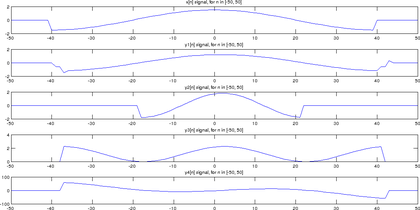
%> input picture report/images/ex21.png, 420 x 210 px, shrunk from 1093 x 546 before the run, given in place of lena.bmp, which was not available
$ octave ex3.m   (GNU Octave 9; MATLAB toolbox functions it lacks are replaced by stand-ins)
%> lines starting %> are read from the running program, lines starting %| are printed output that depends on the picture; pictures that were not available may be replaced by others from this repository, and a replacement may not be noted
### tp3/src/ex35_38.m
function ex35_38(map, width, height, x_axis, y_axis, X, DC_x_ind, DC_y_ind, choice, Flimit)
	%% Initial vars setup
	highpass_scale_factor = 10; % allows better contrast on Highpass Filters

	mask = zeros(size(X));

	filter_str_a = {'Lowpass' 'Highpass'};

	filter_str = char(filter_str_a(choice));

	%% Ex. 3.5.
	% Computing the mask matrix
	% (x - F0_x)^2 + (y - F0_y)^2 <= Fc^2

	Flimit_sq = Flimit * Flimit; % squaring the limit avoids the use of sqrt

	for i = 1:height
		y_offset_sq = DC_y_ind - i;

		% squaring d_y outside of the loop
		y_offset_sq = y_offset_sq * y_offset_sq;
		for j = 1:width
			x_offset = DC_x_ind - j;
			mask(i,j) = (x_offset * x_offset + y_offset_sq) <= Flimit_sq;
		end
	end

	% A Highpass Filter's mask is the xor'd version of the corresponding
	% Lowpass Filter's mask
	if choice == 2
		mask = 1 - mask;
	end

	titl_ = sprintf('Ex. 3.5: %s Filter with f_c = %d', filter_str, Flimit);
	figure('Name', titl_);
	mesh(x_axis, y_axis, mask);
	xlabel('Width');
	ylabel('Height');
	axis([x_axis(1) x_axis(end) y_axis(1) y_axis(end)]);
	view([-37.5, 30]);
	rotate3d;
	title(titl_);
	fprintf('Press [ENTER] to continue.\n'); pause();

	%% Ex. 3.6.
	X_filtered = X .* mask;

	titl_ = sprintf('Ex. 3.6: Frequency magnitude after applying %s Filter (with f_c = %d)', filter_str, Flimit);
	figure('Name', titl_);
	mesh(x_axis, y_axis, db(abs(X_filtered)));
	title(titl_);
	xlabel('Width');
	ylabel('Height');
	axis([x_axis(1) x_axis(end) y_axis(1) y_axis(end)]);
	view([-37.5, 30]);
	rotate3d;
	fprintf('Press [ENTER] to continue.\n'); pause();

	%% Ex. 3.7.
	x_filtered = ifft2(ifftshift(X_filtered));

	if choice == 2
		x_filtered = x_filtered * highpass_scale_factor;
	end;

	%% Ex. 3.8.
	titl_ = sprintf('Ex. 3.8: Resulting image, after applying the %s Filter (with F_c = %d)', filter_str, Flimit);
	figure('Name', titl_);
	imshow(x_filtered, map);
	title(titl_);
	fprintf('Press [ENTER] to end this filter''s analysis.\n'); pause();
end

### tp3/src/ex3.m
%% Initial vars setup
demo_mode = true;

%% Ex. 3.
%% Ex. 3.1.
[img, map] = imread('files/lena.bmp', 'bmp');
%> img is the input picture: size 210x420x3 uint8; mean R, G, B 244.3, 244.3, 246.9
%> map = []
[height, width] = size(img);
%> height = 210; width = 1260

%% Ex. 3.2.
titl_ = 'Ex. 3.2: Original image (lena.bmp)';
figure('Name', titl_);
imshow(img, map);
title(titl_);
if exist('demo_mode', 'var') && demo_mode
	fprintf('Press [ENTER] to continue.\n'); pause();
end;

%% Ex. 3.3.
% Applying the 2-D DFT
X = fftshift(fft2(img));

% Calculating the axis
x_axis = -(width - mod(width, 2)) / 2 : 1 : (width - mod(width, 2)) / 2 - (mod(width + 1, 2));
%> x_axis = 1260 values from -630 to 629
y_axis = (-(height - mod(height, 2)) / 2 : 1 : (height - mod(height, 2)) / 2 - (mod(height + 1, 2)));
%> y_axis = 210 values from -105 to 104

titl_ = 'Ex. 3.3: Frequency magnitude plot (Fourier Transform)';
figure('Name', titl_);
mesh(x_axis, y_axis, db(abs(X)));
%> (this line was passed over: db is not available in this run)
title(titl_);
xlabel('Width');
ylabel('Height');
axis([x_axis(1) x_axis(end) y_axis(1) y_axis(end)]);
view([-37.5, 30]);
rotate3d;

% Calculating the DC component (0-frequency) on the X matrix after the
% fftshift
DC_x_ind = (width - mod(width, 2)) / 2 + 1;
%> DC_x_ind = 631
DC_y_ind = (height - mod(height, 2)) / 2 + 1;
%> DC_y_ind = 106

% The DC component (0-frequency) obtained in the DFT is multiplied by N (in
% this case, since we're dealing with a 2-D DFT, width * height). Therefore
% we must multiply by 1 / N.
% Since the absolute value of the 0-frequency (its magnitude) in the
% Complex Fourier Transform is equal to the Trigonometric Fourier
% Transform, no further calculations should be made.
DC_amp = X(DC_y_ind, DC_x_ind) / (width * height);
%> DC_amp = 81.45

fprintf('\nThe average color amplitude is %f.\n\n', DC_amp);
%| The average color amplitude is 81.447543.
if exist('demo_mode', 'var') && demo_mode
	fprintf('Press [ENTER] to continue.\n'); pause();
end;

%% Ex. 3.4 - ex. 3.8.
default_filters = menu('Mode', 'User input', 'Default filters') - 1;
%> the answer given: 1

if default_filters
	% Ex. 3.5 - ex. 3.8. (analysis)
	ex35_38(map, width, height, x_axis, y_axis, X, DC_x_ind, DC_y_ind, 1, 20);
	ex35_38(map, width, height, x_axis, y_axis, X, DC_x_ind, DC_y_ind, 2, 30);
else
	% Ex. 3.4.
	choice = menu('Filter choice', 'Lowpass filter', 'Highpass filter');
%> the answer given: 2

	% Ex. 3.5.
	Flimit = input('Please choose the cutting frequency: ');
%> the answer given: 1

	% Ex. 3.5 - ex. 3.8.
	ex35_38(map, width, height, x_axis, y_axis, X, DC_x_ind, DC_y_ind, choice, Flimit);
%> in ex35_38, `x_filtered = ifft2(ifftshift(X_filtered));`:
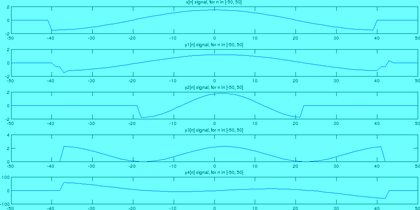
%> x_filtered: size 210x420x3 double; mean R, G, B 0, 244.3, 246.9; drawn with min black and max white
end;

$ run again, on report/images/ex22.png
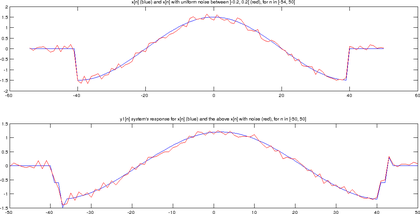
%> input picture report/images/ex22.png, 420 x 214 px, shrunk from 1089 x 556 before the run, given in place of lena.bmp, which was not available
%> img is the input picture: size 214x420x3 uint8; mean R, G, B 249.6, 248.4, 249.3
%> map = []
%> DC_amp = 83.21
%| The average color amplitude is 83.205429.
%> in ex35_38, `x_filtered = ifft2(ifftshift(X_filtered));`:
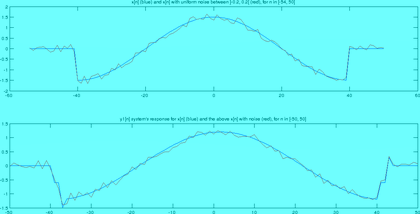
%> x_filtered: size 214x420x3 double; mean R, G, B 0, 248.4, 249.3; drawn with min black and max white
